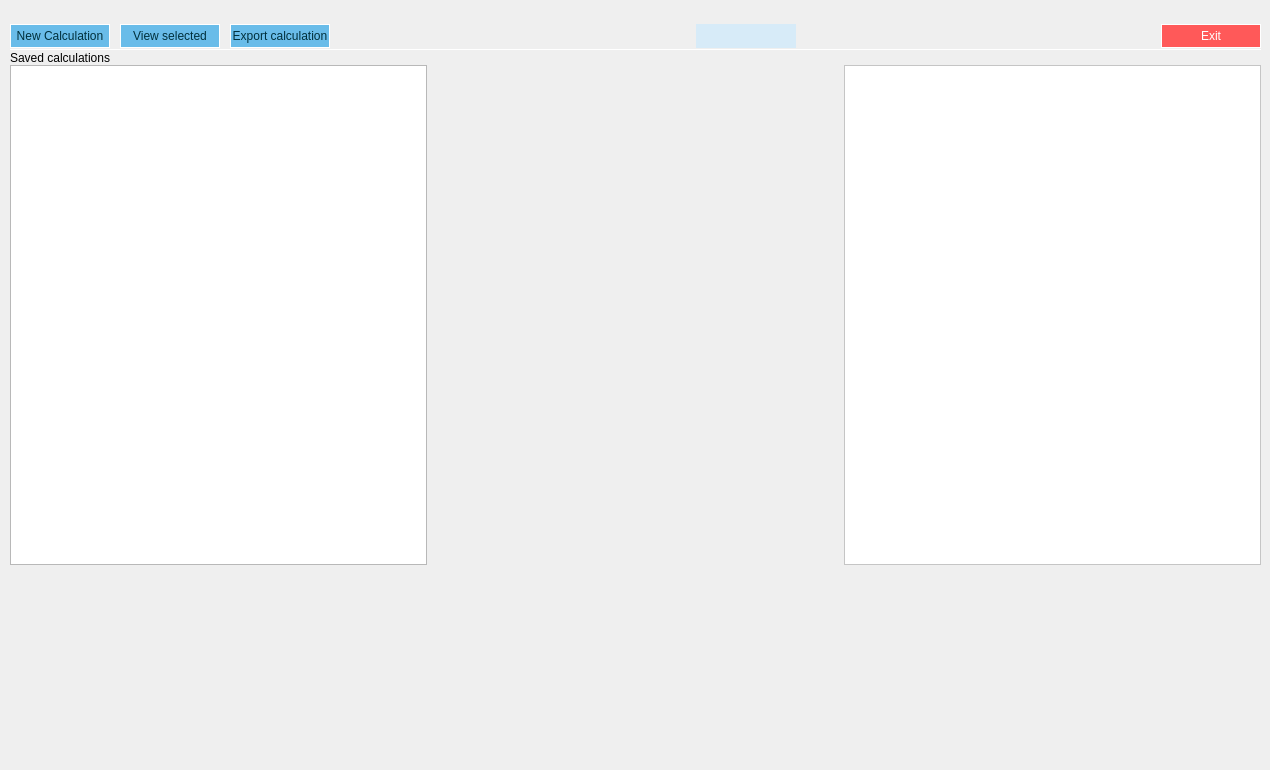
    <widget class="QWidget" name="tab">
     <property name="baseSize">
      <size>
       <width>0</width>
       <height>3</height>
      </size>
     </property>
     <attribute name="title">
      <string>Ink coverage</string>
     </attribute>
     <widget class="QWidget" name="verticalLayoutWidget">
      <property name="geometry">
       <rect>
        <x>10</x>
        <y>10</y>
        <width>1251</width>
        <height>751</height>
       </rect>
      </property>
      <layout class="QVBoxLayout" name="verticalLayout">
       <property name="spacing">
        <number>0</number>
       </property>
       <item>
        <layout class="QHBoxLayout" name="horizontalLayout_3">
         <item>
          <widget class="QLabel" name="error_label">
           <property name="styleSheet">
            <string notr="true">font: 10pt &quot;Segoe UI&quot;; color: rgb(255, 0, 0)</string>
           </property>
           <property name="text">
            <string/>
           </property>
          </widget>
         </item>
        </layout>
       </item>
       <item>
        <layout class="QHBoxLayout" name="horizontalLayout">
         <property name="spacing">
          <number>0</number>
         </property>
         <item>
          <widget class="QPushButton" name="add_td_button_2">
           <property name="sizePolicy">
            <sizepolicy hsizetype="Fixed" vsizetype="Fixed">
             <horstretch>0</horstretch>
             <verstretch>0</verstretch>
            </sizepolicy>
           </property>
           <property name="minimumSize">
            <size>
             <width>100</width>
             <height>24</height>
            </size>
           </property>
           <property name="styleSheet">
            <string notr="true">QPushButton {
    border: 1px solid #ffffff;
	background-color: #69BCE9;
	color: #00303C
}

QPushButton:hover {
	background-color: #AFD8F2;
	color: #00303C
}

QPushButton:pressed {
    background-color: #ffffff;
	color: #00303C
}</string>
           </property>
           <property name="text">
            <string>New Calculation</string>
           </property>
          </widget>
         </item>
         <item>
          <spacer name="horizontalSpacer_2">
           <property name="orientation">
            <enum>Qt::Horizontal</enum>
           </property>
           <property name="sizeType">
            <enum>QSizePolicy::Fixed</enum>
           </property>
           <property name="sizeHint" stdset="0">
            <size>
             <width>10</width>
             <height>20</height>
            </size>
           </property>
          </spacer>
         </item>
         <item>
          <widget class="QPushButton" name="save_calc_button_inks_2">
           <property name="enabled">
            <bool>true</bool>
           </property>
           <property name="sizePolicy">
            <sizepolicy hsizetype="Fixed" vsizetype="Fixed">
             <horstretch>0</horstretch>
             <verstretch>0</verstretch>
            </sizepolicy>
           </property>
           <property name="minimumSize">
            <size>
             <width>100</width>
             <height>24</height>
            </size>
           </property>
           <property name="styleSheet">
            <string notr="true">QPushButton {
    border: 1px solid #ffffff;
	background-color: #69BCE9;
	color: #00303C
}

QPushButton:hover {
	background-color: #AFD8F2;
	color: #00303C
}

QPushButton:pressed {
    background-color: #ffffff;
	color: #00303C
}</string>
           </property>
           <property name="text">
            <string>View selected</string>
           </property>
          </widget>
         </item>
         <item>
          <spacer name="horizontalSpacer_3">
           <property name="orientation">
            <enum>Qt::Horizontal</enum>
           </property>
           <property name="sizeType">
            <enum>QSizePolicy::Fixed</enum>
           </property>
           <property name="sizeHint" stdset="0">
            <size>
             <width>10</width>
             <height>20</height>
            </size>
           </property>
          </spacer>
         </item>
         <item>
          <widget class="QPushButton" name="save_calc_button_inks">
           <property name="enabled">
            <bool>true</bool>
           </property>
           <property name="sizePolicy">
            <sizepolicy hsizetype="Fixed" vsizetype="Fixed">
             <horstretch>0</horstretch>
             <verstretch>0</verstretch>
            </sizepolicy>
           </property>
           <property name="minimumSize">
            <size>
             <width>100</width>
             <height>24</height>
            </size>
           </property>
           <property name="styleSheet">
            <string notr="true">QPushButton {
    border: 1px solid #ffffff;
	background-color: #69BCE9;
	color: #00303C
}

QPushButton:hover {
	background-color: #AFD8F2;
	color: #00303C
}

QPushButton:pressed {
    background-color: #ffffff;
	color: #00303C
}</string>
           </property>
           <property name="text">
            <string>Export calculation</string>
           </property>
          </widget>
         </item>
         <item>
          <spacer name="horizontalSpacer_5">
           <property name="orientation">
            <enum>Qt::Horizontal</enum>
           </property>
           <property name="sizeHint" stdset="0">
            <size>
             <width>40</width>
             <height>20</height>
            </size>
           </property>
          </spacer>
         </item>
         <item>
          <widget class="QPushButton" name="save_calc_button_inks_3">
           <property name="enabled">
            <bool>true</bool>
           </property>
           <property name="sizePolicy">
            <sizepolicy hsizetype="Fixed" vsizetype="Fixed">
             <horstretch>0</horstretch>
             <verstretch>0</verstretch>
            </sizepolicy>
           </property>
           <property name="minimumSize">
            <size>
             <width>100</width>
             <height>24</height>
            </size>
           </property>
           <property name="styleSheet">
            <string notr="true">QPushButton {
    border: 1px solid #D7EBF8;
	background-color: #D7EBF8;
	color: #D7EBF8
}

QPushButton:hover {
	background-color: #D7EBF8;
	color: #D7EBF8
}

QPushButton:pressed {
    background-color: #D7EBF8;
	color: #D7EBF8
}</string>
           </property>
           <property name="text">
            <string/>
           </property>
          </widget>
         </item>
         <item>
          <spacer name="horizontalSpacer">
           <property name="orientation">
            <enum>Qt::Horizontal</enum>
           </property>
           <property name="sizeHint" stdset="0">
            <size>
             <width>40</width>
             <height>20</height>
            </size>
           </property>
          </spacer>
         </item>
         <item>
          <widget class="QPushButton" name="exit_button_inks">
           <property name="sizePolicy">
            <sizepolicy hsizetype="Fixed" vsizetype="Minimum">
             <horstretch>0</horstretch>
             <verstretch>0</verstretch>
            </sizepolicy>
           </property>
           <property name="minimumSize">
            <size>
             <width>100</width>
             <height>24</height>
            </size>
           </property>
           <property name="palette">
            <palette>
             <active>
              <colorrole role="WindowText">
               <brush brushstyle="SolidPattern">
                <color alpha="255">
                 <red>255</red>
                 <green>255</green>
                 <blue>255</blue>
                </color>
               </brush>
              </colorrole>
              <colorrole role="Button">
               <brush brushstyle="SolidPattern">
                <color alpha="255">
                 <red>255</red>
                 <green>89</green>
                 <blue>89</blue>
                </color>
               </brush>
              </colorrole>
              <colorrole role="Text">
               <brush brushstyle="SolidPattern">
                <color alpha="255">
                 <red>255</red>
                 <green>255</green>
                 <blue>255</blue>
                </color>
               </brush>
              </colorrole>
              <colorrole role="ButtonText">
               <brush brushstyle="SolidPattern">
                <color alpha="255">
                 <red>255</red>
                 <green>255</green>
                 <blue>255</blue>
                </color>
               </brush>
              </colorrole>
              <colorrole role="Base">
               <brush brushstyle="SolidPattern">
                <color alpha="255">
                 <red>255</red>
                 <green>89</green>
                 <blue>89</blue>
                </color>
               </brush>
              </colorrole>
              <colorrole role="Window">
               <brush brushstyle="SolidPattern">
                <color alpha="255">
                 <red>255</red>
                 <green>89</green>
                 <blue>89</blue>
                </color>
               </brush>
              </colorrole>
              <colorrole role="PlaceholderText">
               <brush brushstyle="SolidPattern">
                <color alpha="255">
                 <red>255</red>
                 <green>255</green>
                 <blue>255</blue>
                </color>
               </brush>
              </colorrole>
             </active>
             <inactive>
              <colorrole role="WindowText">
               <brush brushstyle="SolidPattern">
                <color alpha="255">
                 <red>255</red>
                 <green>255</green>
                 <blue>255</blue>
                </color>
               </brush>
              </colorrole>
              <colorrole role="Button">
               <brush brushstyle="SolidPattern">
                <color alpha="255">
                 <red>255</red>
                 <green>89</green>
                 <blue>89</blue>
                </color>
               </brush>
              </colorrole>
              <colorrole role="Text">
               <brush brushstyle="SolidPattern">
                <color alpha="255">
                 <red>255</red>
                 <green>255</green>
                 <blue>255</blue>
                </color>
               </brush>
              </colorrole>
              <colorrole role="ButtonText">
               <brush brushstyle="SolidPattern">
                <color alpha="255">
                 <red>255</red>
                 <green>255</green>
                 <blue>255</blue>
                </color>
               </brush>
              </colorrole>
              <colorrole role="Base">
               <brush brushstyle="SolidPattern">
                <color alpha="255">
                 <red>255</red>
                 <green>89</green>
                 <blue>89</blue>
                </color>
               </brush>
              </colorrole>
              <colorrole role="Window">
               <brush brushstyle="SolidPattern">
                <color alpha="255">
                 <red>255</red>
                 <green>89</green>
                 <blue>89</blue>
                </color>
               </brush>
              </colorrole>
              <colorrole role="PlaceholderText">
               <brush brushstyle="SolidPattern">
                <color alpha="255">
                 <red>255</red>
                 <green>255</green>
                 <blue>255</blue>
                </color>
               </brush>
              </colorrole>
             </inactive>
             <disabled>
              <colorrole role="WindowText">
               <brush brushstyle="SolidPattern">
                <color alpha="255">
                 <red>255</red>
                 <green>255</green>
                 <blue>255</blue>
                </color>
               </brush>
              </colorrole>
              <colorrole role="Button">
               <brush brushstyle="SolidPattern">
                <color alpha="255">
                 <red>255</red>
                 <green>89</green>
                 <blue>89</blue>
                </color>
               </brush>
              </colorrole>
              <colorrole role="Text">
               <brush brushstyle="SolidPattern">
                <color alpha="255">
                 <red>255</red>
                 <green>255</green>
                 <blue>255</blue>
                </color>
               </brush>
              </colorrole>
              <colorrole role="ButtonText">
               <brush brushstyle="SolidPattern">
                <color alpha="255">
                 <red>255</red>
                 <green>255</green>
                 <blue>255</blue>
                </color>
               </brush>
              </colorrole>
              <colorrole role="Base">
               <brush brushstyle="SolidPattern">
                <color alpha="255">
                 <red>255</red>
                 <green>89</green>
                 <blue>89</blue>
                </color>
               </brush>
              </colorrole>
              <colorrole role="Window">
               <brush brushstyle="SolidPattern">
                <color alpha="255">
                 <red>255</red>
                 <green>89</green>
                 <blue>89</blue>
                </color>
               </brush>
              </colorrole>
              <colorrole role="PlaceholderText">
               <brush brushstyle="SolidPattern">
                <color alpha="255">
                 <red>255</red>
                 <green>255</green>
                 <blue>255</blue>
                </color>
               </brush>
              </colorrole>
             </disabled>
            </palette>
           </property>
           <property name="styleSheet">
            <string notr="true">QPushButton {
    border: 1px solid #ffffff;
	background-color: #ff5959;
	font: 700 9pt &quot;Segoe UI&quot;; color: #ffffff;
}


QPushButton:hover {
	background-color: #ff8787;
	font: 700 9pt &quot;Segoe UI&quot;; color: #ffffff;
}

QPushButton:pressed {
    background-color: #ffcdcd;
	font: 700 9pt &quot;Segoe UI&quot;; color: #ffffff;
}</string>
           </property>
           <property name="text">
            <string>Exit</string>
           </property>
          </widget>
         </item>
        </layout>
       </item>
       <item>
        <widget class="Line" name="line">
         <property name="sizePolicy">
          <sizepolicy hsizetype="Expanding" vsizetype="Fixed">
           <horstretch>0</horstretch>
           <verstretch>0</verstretch>
          </sizepolicy>
         </property>
         <property name="styleSheet">
          <string notr="true">color: rgb(255, 255, 255);</string>
         </property>
         <property name="frameShadow">
          <enum>QFrame::Plain</enum>
         </property>
         <property name="orientation">
          <enum>Qt::Horizontal</enum>
         </property>
        </widget>
       </item>
       <item>
        <layout class="QHBoxLayout" name="horizontalLayout_2">
         <property name="spacing">
          <number>0</number>
         </property>
         <item>
          <widget class="QLabel" name="label">
           <property name="sizePolicy">
            <sizepolicy hsizetype="Preferred" vsizetype="Fixed">
             <horstretch>0</horstretch>
             <verstretch>0</verstretch>
            </sizepolicy>
           </property>
           <property name="maximumSize">
            <size>
             <width>16777215</width>
             <height>24</height>
            </size>
           </property>
           <property name="text">
            <string>Saved calculations</string>
           </property>
          </widget>
         </item>
        </layout>
       </item>
       <item>
        <layout class="QHBoxLayout" name="horizontalLayout_4">
         <property name="spacing">
          <number>0</number>
         </property>
         <item>
          <widget class="QTableView" name="result_table_inks">
           <property name="sizePolicy">
            <sizepolicy hsizetype="Expanding" vsizetype="Minimum">
             <horstretch>0</horstretch>
             <verstretch>0</verstretch>
            </sizepolicy>
           </property>
           <property name="minimumSize">
            <size>
             <width>0</width>
             <height>500</height>
            </size>
           </property>
           <property name="styleSheet">
            <string notr="true">QHeaderView:section { color:#00303C; background-color:#D7EBF8; }
QTableCornerButton:section { background-color:#D7EBF8; }</string>
           </property>
          </widget>
         </item>
         <item>
          <spacer name="horizontalSpacer_4">
           <property name="orientation">
            <enum>Qt::Horizontal</enum>
           </property>
           <property name="sizeHint" stdset="0">
            <size>
             <width>40</width>
             <height>20</height>
            </size>
           </property>
          </spacer>
         </item>
         <item>
          <widget class="QTableView" name="tableView">
           <property name="styleSheet">
            <string notr="true">
background-color: rgb(255, 255, 255);</string>
           </property>
          </widget>
         </item>
        </layout>
       </item>
       <item>
        <spacer name="verticalSpacer">
         <property name="orientation">
          <enum>Qt::Vertical</enum>
         </property>
         <property name="sizeHint" stdset="0">
          <size>
           <width>20</width>
           <height>40</height>
          </size>
         </property>
        </spacer>
       </item>
      </layout>
     </widget>
    </widget>
